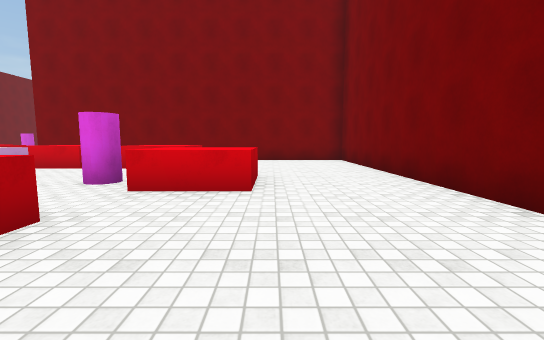
View 1 (above)

18 first-person views from a walk through a Unity game level. The camera is 1.2 m above the floor, tilts 6° down and sees 90° across. The floor is counted in squares, 2 m on a side. Each view is taken from the middle of a square. On the plan, view 1 faces up. The plan holds only what a view shows up to about 9 squares ahead; the rest is blank. The place goes on beyond the plan. The player character is not drawn. Surface patterns are stand-ins for the level's own textures.

View 2
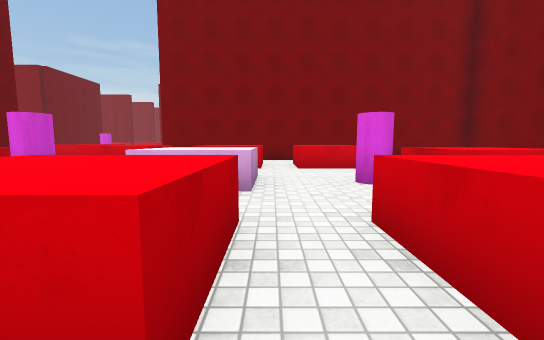

View 3
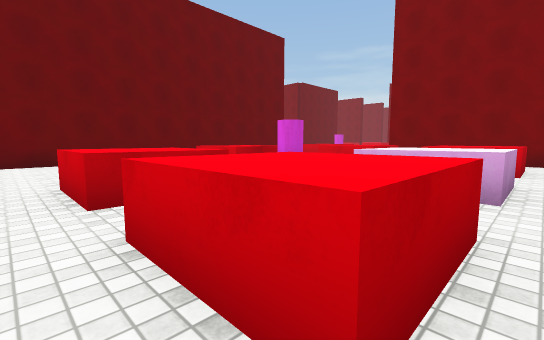

View 4
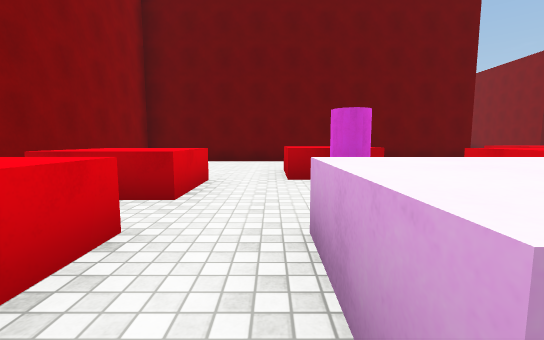

View 5
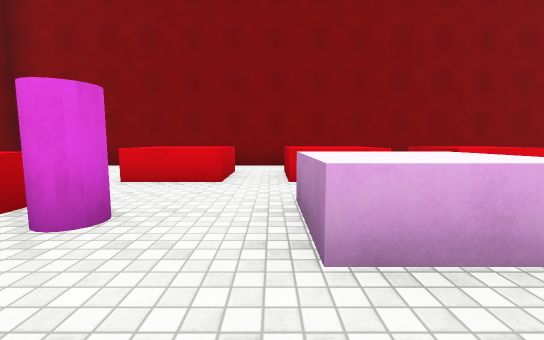

View 6
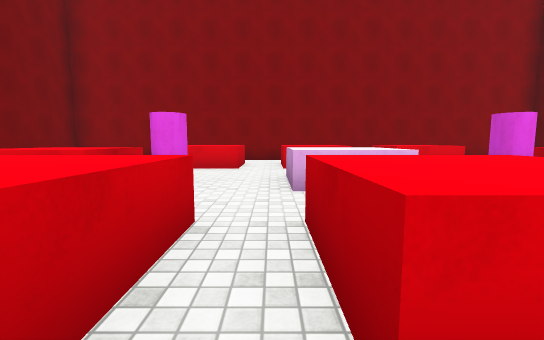

View 7
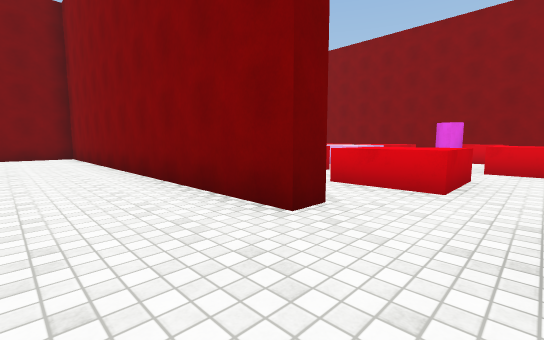

View 8
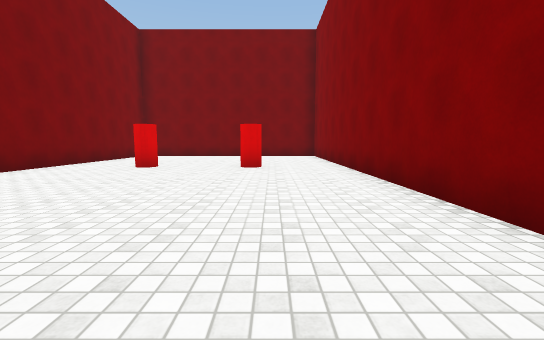

View 9
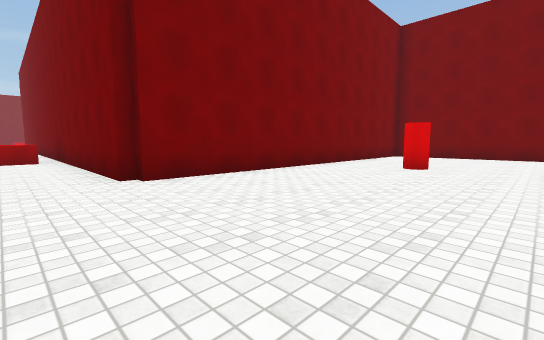

View 10
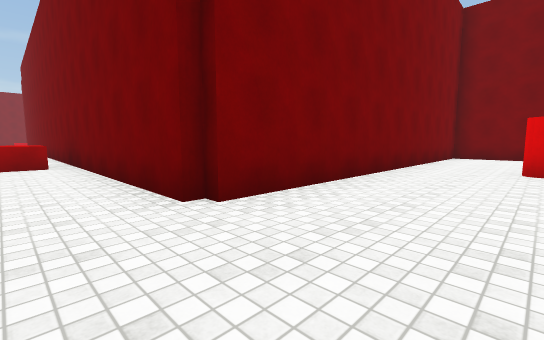

View 11
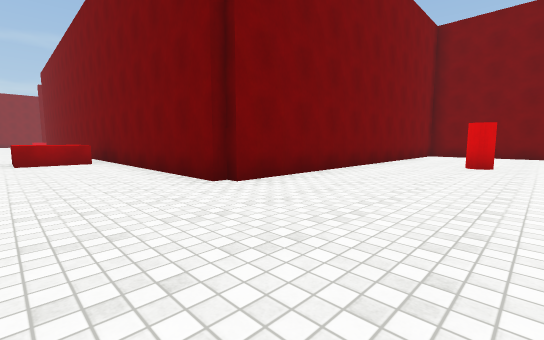

View 12
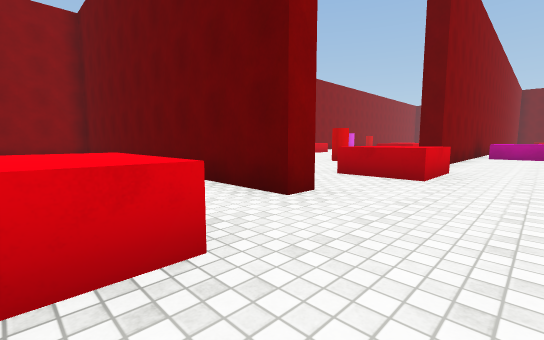

View 13
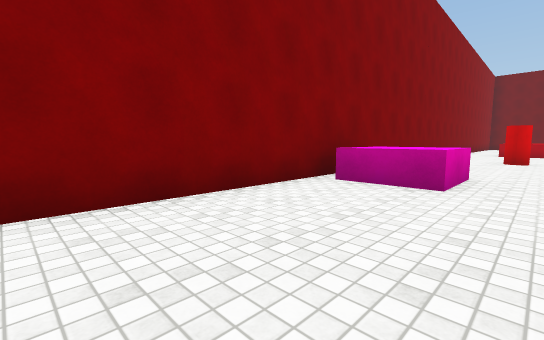

View 14
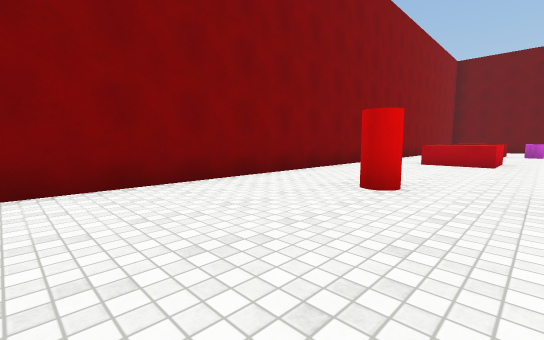

View 15
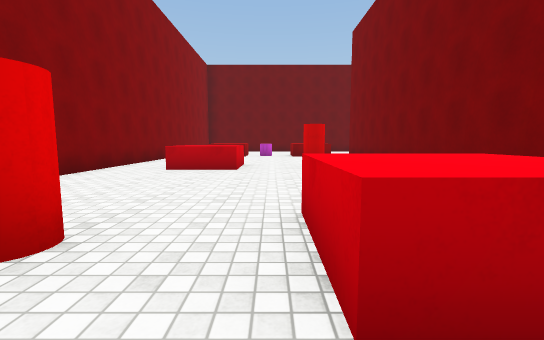

View 16
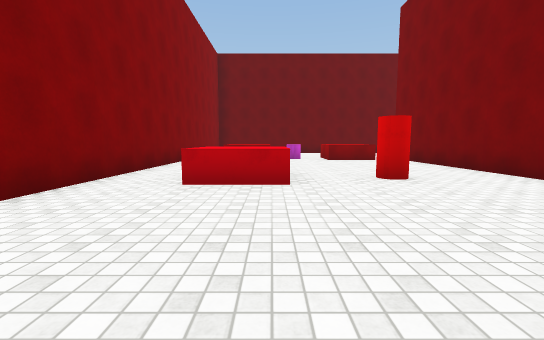

View 17
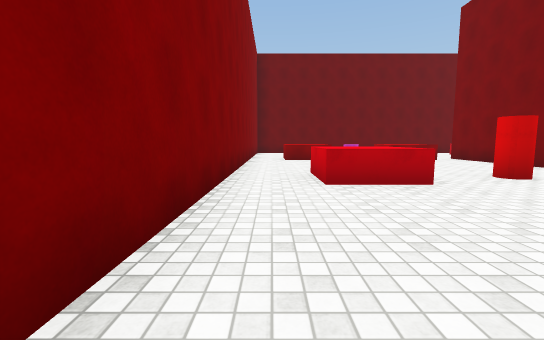

View 18
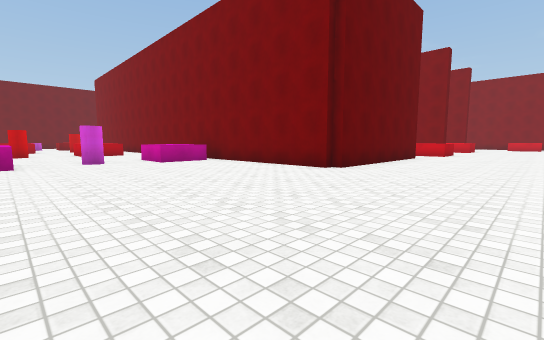

### Floor plan
Key: @ floor where view 1 was taken; # wall or solid block; . floor; ^ raised ledge.
Columns run from 36 left of view 1 to 3 right of it. Each row starts with its distance up from view 1.
 25                             .#
 24                             .#
 23                             .#
 22                      ..   .^.#
 21                    #...   ...#
 20                    #...   ...#
 19                    #...   ...#
 18                    #...   ...#
 17                   ##...   ...#
 16 ########      #####....   ...###########
 15 ......       ^^........   .............#
 14 ....#...^^   ..........   ........#....#
 13 .............#.........   .............#
 12  ..^^....#.............    .......#....#
 11 ...^^........^^........................#
 10 .............^^........................#
  9 ################### ^^..#.^..###########
  8                      .. #.....  .   ...#
  7                    #..  #  .^^.^.^^ ...#
  6                         #  .^^.^.^^ ...#
  5                         #  ............#
  4                         # .^.#.^..^^...#
  3                         #..............#
  2                         #...^^.^.^^....#
  1                         #...^^.^.^^....#
  0                         #...........@  #
 -1                         ###############

Where each view was taken, in squares from view 1:
view 1: 0 up, 0 right, facing up
view 2: 0 up, 4 left, facing up
view 3: 0 up, 4 left, facing up-left
view 4: 3 up, 4 left, facing left
view 5: 6 up, 4 left, facing down
view 6: 8 up, 4 left, facing down
view 7: 11 up, 9 left, facing down-right
view 8: 11 up, 9 left, facing right
view 9: 12 up, 9 left, facing up-right
view 10: 14 up, 9 left, facing up-right
view 11: 13 up, 10 left, facing up-right
view 12: 11 up, 10 left, facing down-left
view 13: 12 up, 18 left, facing down-left
view 14: 13 up, 24 left, facing down-left
view 15: 13 up, 26 left, facing left
view 16: 12 up, 28 left, facing left
view 17: 10 up, 28 left, facing left
view 18: 11 up, 14 left, facing up-left
